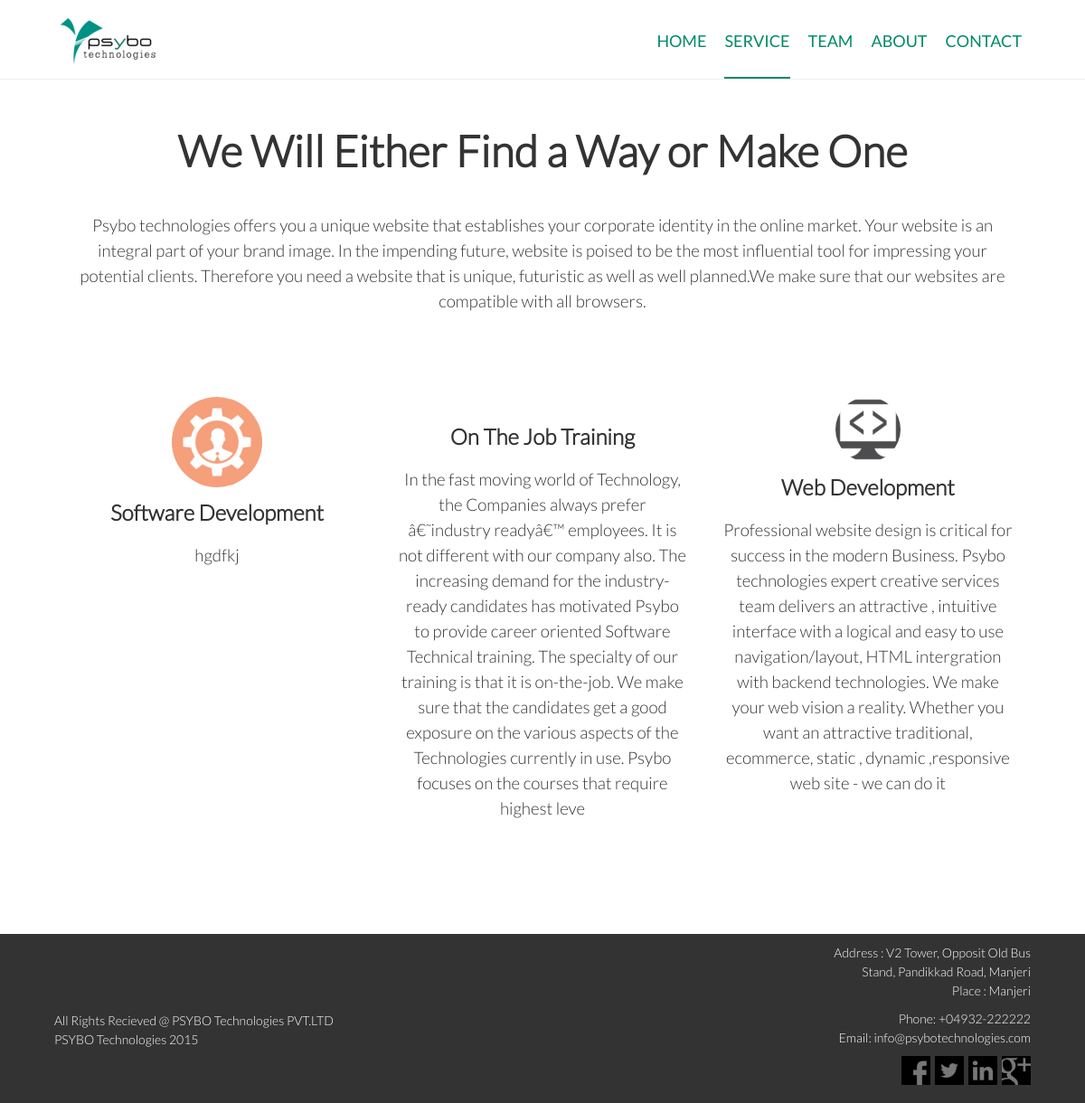
The app's page /service.php with its own data.
### tables this page shows
CREATE TABLE `headings` (
  `id` int(11) NOT NULL AUTO_INCREMENT,
  `name` varchar(45) NOT NULL,
  `title` varchar(100) DEFAULT NULL,
  `description` varchar(500) DEFAULT NULL,
  `secDescription` varchar(500) DEFAULT NULL,
  PRIMARY KEY (`id`)
);

CREATE TABLE `subHeadings` (
  `id` int(11) NOT NULL AUTO_INCREMENT,
  `name` varchar(45) NOT NULL,
  `title` varchar(100) DEFAULT NULL,
  `description` varchar(500) DEFAULT NULL,
  `files_id` int(11) NOT NULL,
  `link` varchar(55) DEFAULT NULL,
  PRIMARY KEY (`id`),
  KEY `fk_service_files1_idx` (`files_id`),
  CONSTRAINT `fk_service_files1` FOREIGN KEY (`files_id`) REFERENCES `files` (`id`) ON DELETE NO ACTION ON UPDATE NO ACTION
);

CREATE TABLE `files` (
  `id` int(11) NOT NULL AUTO_INCREMENT,
  `type` varchar(10) NOT NULL,
  `file_name` varchar(100) DEFAULT NULL,
  PRIMARY KEY (`id`)
);

### Database.php (called while the page is built, shortened)
<?php
class Database
{
	private $host='';
	private $user='';
	private $password='';
	private $database='';
	private $condb="";
	function __construct($host,$user,$password,$database)
	{
		$this->host=$host;
		$this->user=$user;
		$this->password=$password;
		$this->database=$database;
	}
	public function connect()
	{
		$this->condb = new mysqli($this->host,$this->user,$this->password,$this->database);
	}
	public function select($table,$fields,$where)
	{
		$fields=implode(',',$fields);
		$select="SELECT ";
		if ($fields==null)
		{
			$select.="* FROM ".$table;
		}
		else
		{
			$select.=$fields." FROM ".$table;
		}
		if($where != null)
		{
			$select.=" WHERE ".$where[0]." = ";
			if (is_string($where[1]))
				$select.="'".$where[1]."'";
			else
				$select.=$where[1];
		}
		$query=mysqli_query($this->condb,$select);
		$recset = array();
		while ($rec=mysqli_fetch_array($query))
			array_push($recset, $rec);
		return $recset;
	}
}
?>

### service.php (the view, shortened to what this page needs)
<?php
	include_once 'Database.php';
	$objdb = new Database('localhost', 'root', 'asd', 'psybo-db');
	$resulthead = $objdb->select('headings', array(), array('name', 'service'));
	$resultSub = $objdb->select('subHeadings', array(), array('name','service'));
 ?>
<!DOCTYPE html>
<html lang="en">
<head>
	<link rel="stylesheet" href="css/normalize.css">
	<link rel="stylesheet" href="css/theme.css">
	<link rel="stylesheet" href="css/responsive.css">
</head>
<body>
	<header>
		<div class="container">
			<div class="logo">
				<a href="index.php"><img src="img/logo.png" alt="Psybo Logo"></a>
			</div>
			<nav class="nav-menu">
				<ul class="navigation-links">
					<li><a href="index.php">HOME</a></li>
					<li class="active"><a href="service.php">SERVICE</a></li>
					<li><a href="team.php">TEAM</a></li>
					<li><a href="about.php">ABOUT</a></li>
					<li><a href="contact.php">CONTACT</a></li>
				</ul>
			</nav>
		</div>
	</header>
	<section class="we-do">
		<div class="container">
			<div class="service-title">
				<h2>
					<?php foreach ($resulthead[0] as $key => $value)
					{
						if (is_string($key) and $key =='title' )
						{
							echo $value;
						}
					}?>
				</h2>
				<p>
					<?php foreach ($resulthead[0] as $key => $value)
					{
						if (is_string($key) and $key =='description' )
						{
							echo $value;
						}
					}?>
				</p>
			</div>
			<ul class="service-feature">
			<?php foreach ($resultSub as $key => $value) {
			 ?>
				<li class="features move-up">
					<?php foreach ($value as $key => $val)
						{
							if (is_string($key) and $key =='files_id' )
							{
								$files_id = $val;
							}
						}
						$resultimg = $objdb->select('files',array(),array('id', $files_id));
					?>
					<img <?php foreach ($resultimg[0] as $key => $image) {
								if (is_string($key) and $key == 'file_name') {
									echo "src=\"upload-image/".$image."\"";
								}
					} ?> alt="">
					<h3>
						<?php foreach ($value as $key => $val)
						{
							if (is_string($key) and $key =='title' )
							{
								echo $val;
							}
						} ?>
					</h3>
					<p>
						<?php foreach ($value as $key => $val)
						{
							if (is_string($key) and $key =='description' )
							{
								echo $val;
							}
						} ?>
					</p>
				</li>
				<?php } ?>
			</ul>
		</div>
	</section>
	<?php include 'footer.php'; ?>
</body>
</html>

### footer.php
<?php
	include_once 'Database.php';
	$objdb = new Database('localhost', 'root', 'asd', 'psybo-db');
	$resultCmpDtls = $objdb->select('company_details', array(), array());;
	foreach ($resultCmpDtls[0] as $key => $value)
	{
		if ($key == 'address_id' and is_string($key))
		{
			$address_id = $value;
		}
	}
$resultCmpAdd = $objdb->select('address', array(), array('id', $address_id));
?>
<footer>
	<div class="container overflow-hd">
		<div class="company-adress">
			<ul>
				<li>
					<p>Address : V2 Tower, Opposit Old Bus Stand, Pandikkad Road, Manjeri</p>
					<p>Place : Manjeri</p>
				</li>
				<li>
					<p>Phone: +04932-222222</p>
					<p>Email: info@psybotechnologies.com</p>
				</li>
			</ul>
			<div class="social-box">
				<ul class="social-links">
					<li>
						<a class="facebook" href=<?php foreach ($resultCmpAdd[0] as $key => $value)
								{
									 if ($key == 'fb' and is_string($key))
									 {
										echo "\"".$value."\"";
									 }
								} ?> target="_blank">
						</a>
					</li>
					<li>
						<a class="twitter" href=<?php foreach ($resultCmpAdd[0] as $key => $value)
								{
									if ($key == 'twiter' and is_string($key))
									{
										echo "\"".$value."\"";
									}
								}
									?> target="_blank">
						</a>
					</li>
					<li>
						<a class="linkedin" href= <?php foreach ($resultCmpAdd[0] as $key => $value)
								{
									 if ($key == 'linkedin' and is_string($key))
									 {
										echo "\"".$value."\"";
									 }
								}?>target="_blank"></a>
					</li>
					<li>
						<a class="gplus" href=<?php foreach ($resultCmpAdd[0] as $key => $value)
								{
									 if ($key == 'google_plus' and is_string($key))
									 {
										echo "\"".$value."\"";
										}
									}?> target="_blank"></a>
					</li>
				</ul>
			</div>
		</div>
		<div class="footer-details">
			<div class="site-details">
				<p>All Rights Recieved @ PSYBO Technologies PVT.LTD</p>
				<p>PSYBO Technologies <?php echo(date("Y")); ?></p>
			</div>
		</div>
	</div>
</footer>

### css/theme.css (style rules this page uses)
body { font-family: Lato-Light; }
h2 { font-family: Lato-light; color: #333; font-size: 36pt; margin-top: 25px; padding: 0; }
h3 { font-family: Lato-light; font-size: 20pt; margin: 10px 0; padding: 0; color: #333; }
p { font-family: Lato-light; font-size: 14pt; line-height: 1.5; font-weight: 300; color: #333; }
section { position: relative; width: 100%; float: left; padding-bottom: 20px; }
.overflow-hd { overflow: hidden; }
header { position: relative; float: left; width: 100%; border-bottom: 1px solid #eee; }
.logo { position: relative; float: left; width: 120px; margin-top: 10px; }
.logo a { display: block; }
.nav-menu { float: right; overflow: hidden; }
.navigation-links { width: 100%; float: left; margin: 0; padding: 0; background-color: transparent; text-align: center; }
.navigation-links li { cursor: pointer; list-style: none; float: left; box-sizing: border-box; display: inline-block; padding: 0 10px; }
.navigation-links li a { display: block; font-family: Lato; padding-top: 0 10px; padding-bottom: 5px; font-size: 18px; text-decoration: none; color: #008a67; height: 80px; line-height: 90px; }
.navigation-links li.active a { border-bottom: 2px solid #008a67; }
.container { position: relative; width: 1280px; max-width: 90%; overflow: hidden; margin: 0 auto; }
footer { position: relative; width: 100%; float: left; background-color: #333; margin-top: 50px; }
.company-adress { float: right; width: 250px; padding: 0; margin-bottom: 20px; list-style: none; text-align: right; }
.company-adress ul { width: 100%; list-style: none; float: left; margin: 0; padding: 0; }
.company-adress ul li { margin-top: 10px; display: inline-block; }
.company-adress p { font-size: 14px; margin: 0; color: #fff; }
.social-box { float: right; }
.social-links { float: left; display: inline-block; list-style: none; margin: 0; padding: 0; }
.social-links li { float: left; padding: 0; margin: 0; margin-left: 5px; cursor: pointer; }
.social-links li a { display: block; width: 32px; height: 32px; background-position: center; background-repeat: no-repeat; -webkit-background-size: 100%; background-size: 100%; background-color: #777; transition: background-color 0.3s ease-in-out; }
.social-links li a.facebook { background-image: url(../img/facebook.png); }
.social-links li a.twitter { background-image: url(../img/twitter.png); }
.social-links li a.linkedin { background-image: url(../img/linkedin.png); }
.social-links li a.gplus { background-image: url(../img/google-plus.png); }
.footer-details { float: left; width: 50%; margin-top: 85px; }
.site-details { float: left; padding: 0; }
.site-details p { font-family: Lato-light; font-size: 14px; color: #fff; margin: 0; }
.we-do { width: 100%; float: left; box-sizing: border-box; }
.service-title { width: 100%; float: left; padding-top: 5%; text-align: center; box-sizing: border-box; padding: 25px 25px 0; }
.move-up { position: relative; -webkit-animation: top-move 0.4s; -webkit-animation-delay: 0s; animation: top-move 0.4s; animation-delay: 0s; }
.service-feature { width: 100%; position: relative; margin-top: 5%; box-sizing: border-box; float: left; padding: 0; list-style: nones; }
.features { display: inline-block; width: 33.33%; box-sizing: border-box; padding: 20px; float: left; text-align: center; }
.features img { border-radius: 50%; max-width: 100px; opacity: 0.7; }
.features h3 { font-size: 18pt; }

### css/responsive.css (style rules this page uses)
* { -webkit-transition: all 0.4s ease; -moz-transition: all 0.4s ease; -ms-transition: all 0.4s ease; -o-transition: all 0.4s ease; transition: all 0.4s ease; }
.navigation-links li a { -webkit-transition: unset; -moz-transition: unset; -ms-transition: unset; -o-transition: unset; transition: unset; }
@media screen and (min-width: 992px) { .container { overflow: unset; } }

### records on screen
headings: title "We Will Either Find a Way or Make One", description "Psybo technologies offers you a unique website that establishes your corporate identity in the online market. Your website is an integral part of your brand image. In the impending future, website is poised to be the most influential tool for impressing your potential clients. Therefore you need a website that is unique, futuristic as well as well planned.We make sure that our websites are compatible with all browsers."
subheadings: files.file_name (picture), title "Software Development", description "hgdfkj"
subheadings: title "On The Job Training", description "In the fast moving world of Technology, the Companies always prefer â€˜industry readyâ€™ employees. It is not different with our company also. The increasing demand for the industry-ready candidates has motivated Psybo to provide career oriented Software Technical training. The specialty of our training is that it is on-the-job. We make sure that the candidates get a good exposure on the various aspects of the Technologies currently in use. Psybo focuses on the courses that require highest leve"
subheadings: files.file_name (picture), title "Web Development", description "Professional website design is critical for success in the modern Business. Psybo technologies expert creative services team delivers an attractive , intuitive interface with a logical and easy to use navigation/layout, HTML intergration with backend technologies. We make your web vision a reality. Whether you want an attractive traditional, ecommerce, static , dynamic ,responsive web site - we can do it"
